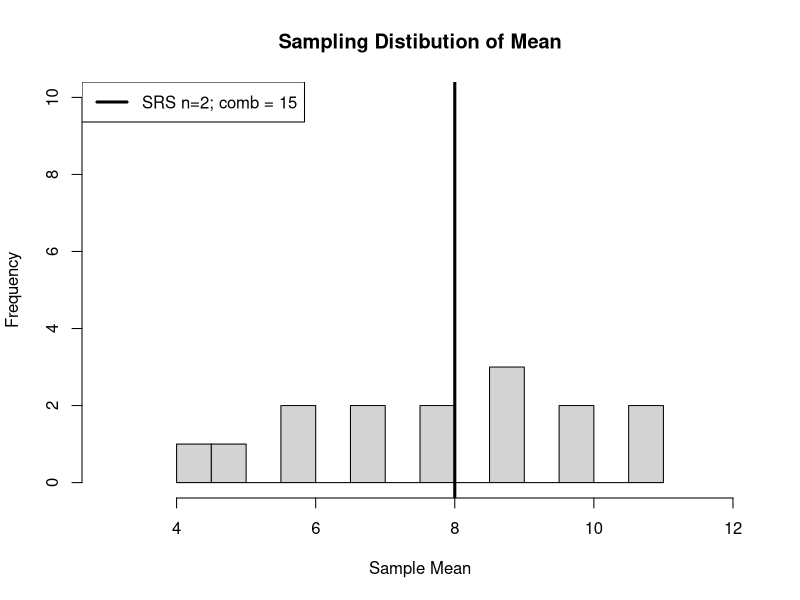
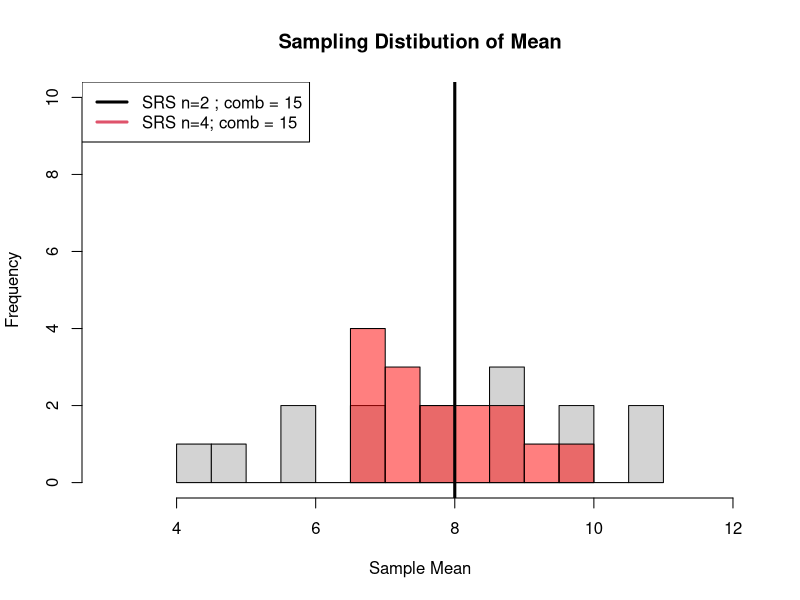
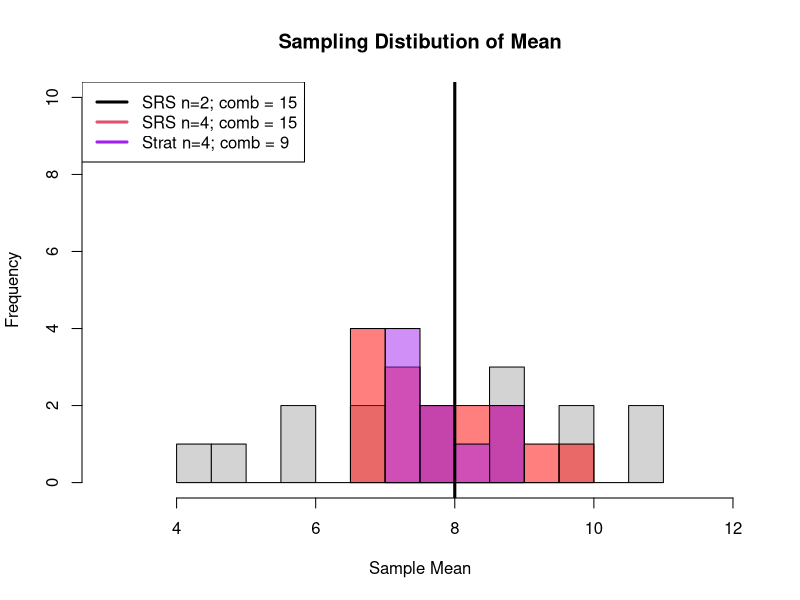
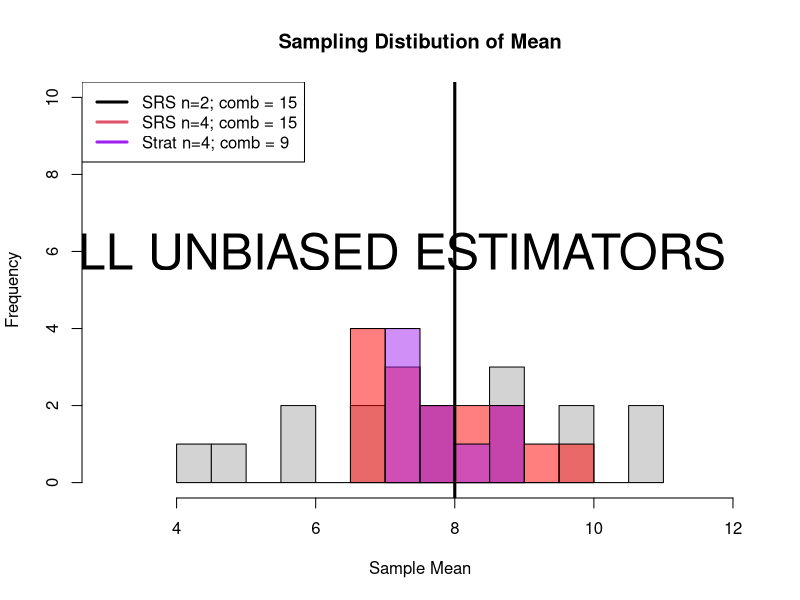

These figures' R source, in order:
## ----echo=FALSE,warning=FALSE,results='hide'------------------------------------------------------------------------------------------------
library(tidyverse)
library(kableExtra)
library(magrittr)
library(knitr)


## ----knitr, echo=FALSE,results='hide'-------------------------------------------------------------------------------------------------------
#knitr::purl(input="../FW552/Stratified.qmd",output="../FW552/Stratified.R")


## ----echo=FALSE-----------------------------------------------------------------------------------------------------------------------------
ponds = data.frame(matrix(nrow=6,ncol=2))
colnames(ponds)=c("Pond","egg.mass")

N = 6
Nh = 3
nh= 2
mu = 8

ponds$Pond=LETTERS[1:6]
ponds$egg.mass = c(2,6,8,10,10,12)
ponds$strata = c(1,1,1,2,2,2)

ponds %>% 
  kable(table.attr = 'data-quarto-disable-processing="true"') %>% 
  kableExtra::kable_styling(bootstrap_options = c("striped"), full_width = FALSE,font_size = 40)



## ----echo=TRUE------------------------------------------------------------------------------------------------------------------------------
choose(3,2)


## ----echo=TRUE------------------------------------------------------------------------------------------------------------------------------
choose(3,2)


## ----echo=TRUE------------------------------------------------------------------------------------------------------------------------------
choose(3,2)*choose(3,2)


## -------------------------------------------------------------------------------------------------------------------------------------------
letters.S1=t(utils::combn(LETTERS[c(1,2,3)],2))
letters.S2=t(utils::combn(LETTERS[c(4,5,6)],2))

num.S1=t(utils::combn(c(1,2,3),2))
num.S2=t(utils::combn(c(4,5,6),2))

first.strata = rbind(
                matrix(rep(letters.S1[1,],3),nrow=3,byrow = TRUE),
                matrix(rep(letters.S1[2,],3),nrow=3,byrow = TRUE),
                matrix(rep(letters.S1[3,],3),nrow=3,byrow = TRUE)
)

first.strata.num = rbind(
                matrix(rep(num.S1[1,],3),nrow=3,byrow = TRUE),
                matrix(rep(num.S1[2,],3),nrow=3,byrow = TRUE),
                matrix(rep(num.S1[3,],3),nrow=3,byrow = TRUE)
)


sec.strata=rbind(letters.S2,letters.S2,letters.S2)
sec.strata.num=rbind(num.S2,num.S2,num.S2)

comb.strats=data.frame(cbind(first.strata,sec.strata))
comb.strats.num=cbind(first.strata.num,sec.strata.num)

colnames(comb.strats)=c("S1.1","S1.2","S2.1","S2.2")           

strata.1.eggs=cbind(ponds$egg.mass[comb.strats.num[,1]],
                    ponds$egg.mass[comb.strats.num[,2]]
                    )
strata.2.eggs=cbind(ponds$egg.mass[comb.strats.num[,3]],
                    ponds$egg.mass[comb.strats.num[,4]]
                    )

strata.1.means = apply(strata.1.eggs,1,mean)
strata.2.means = apply(strata.2.eggs,1,mean)
strata.1.var = apply(strata.1.eggs,1,var)
strata.2.var = apply(strata.2.eggs,1,var)


comb.strats=data.frame(Sample = 1:9,
                       comb.strats,
                        Mean.S1 = strata.1.means,
                        Mean.S2 = strata.2.means,
                        Var.S1 = strata.1.var,
                        Var.S2 = strata.2.var
                       )


comb.strats %>% 
  kable(table.attr = 'data-quarto-disable-processing="true"',align = 'c') %>% 
  kableExtra::kable_styling(bootstrap_options = c("striped"), full_width = FALSE,font_size = 30, position = "center")



## -------------------------------------------------------------------------------------------------------------------------------------------

s2.h=cbind(strata.1.var,strata.2.var)
# calculate sampling variance

s2 = (Nh/N)^2 * ((Nh-nh)/(Nh)) * (s2.h/nh)
s2=apply(s2,1,sum)
comb.strats=comb.strats[,-1]

comb.strats$Var.mean = round(s2,digits=2)

comb.strats %>% 
  kable(table.attr = 'data-quarto-disable-processing="true"',align = 'c') %>% 
  kableExtra::kable_styling(bootstrap_options = c("striped"), full_width = FALSE,font_size = 30, position = "center")



## -------------------------------------------------------------------------------------------------------------------------------------------

# Stratified RS population-level mean
pop.mean.stratified = (strata.1.means*Nh)/N + (strata.2.means*Nh)/N


# Get sample mean distribution under n=2 and n=4 for SRS
ponds.numbers=utils::combn(1:6,2)
mean.SRS.n2 = apply(matrix(ponds$egg.mass[c(ponds.numbers)],ncol=2,byrow = TRUE),1,mean)

ponds.numbers=utils::combn(1:6,4)
mean.SRS.n4 = apply(matrix(ponds$egg.mass[c(ponds.numbers)],ncol=4,byrow = TRUE),1,mean)

hist(mean.SRS.n2,breaks=10,main="Sampling Distibution of Mean",freq=TRUE,ylim=c(0,10),xlim=c(3,12),xlab="Sample Mean")
abline(v=mu,lwd=3,col=1)
legend("topleft",lwd=3,col=c(1,2),legend=c("SRS n=2; comb = 15"))



## -------------------------------------------------------------------------------------------------------------------------------------------
hist(mean.SRS.n2,breaks=10,main="Sampling Distibution of Mean",freq=TRUE,ylim=c(0,10),xlim=c(3,12),xlab="Sample Mean")
hist(mean.SRS.n4,breaks=10,add=TRUE,
     col=grDevices::adjustcolor("red",alpha.f=0.5))
abline(v=mu,lwd=3,col=1)
legend("topleft",lwd=3,col=c(1,2),legend=c("SRS n=2 ; comb = 15", "SRS n=4; comb = 15"))


## -------------------------------------------------------------------------------------------------------------------------------------------
hist(mean.SRS.n2,breaks=10,main="Sampling Distibution of Mean",freq=TRUE,ylim=c(0,10),xlim=c(3,12),xlab="Sample Mean")
hist(mean.SRS.n4,breaks=10,add=TRUE,
     col=grDevices::adjustcolor("red",alpha.f=0.5))
hist(pop.mean.stratified,breaks=5,add=TRUE,
     col=grDevices::adjustcolor("purple",alpha.f=0.5))
abline(v=mu,lwd=3,col=1)
legend("topleft",lwd=3,col=c(1,2,"purple"),legend=c("SRS n=2; comb = 15", "SRS n=4; comb = 15","Strat n=4; comb = 9"))


## -------------------------------------------------------------------------------------------------------------------------------------------
hist(mean.SRS.n2,breaks=10,main="Sampling Distibution of Mean",freq=TRUE,ylim=c(0,10),xlim=c(3,12),xlab="Sample Mean")
hist(mean.SRS.n4,breaks=10,add=TRUE,
     col=grDevices::adjustcolor("red",alpha.f=0.5))
hist(pop.mean.stratified,breaks=5,add=TRUE,
     col=grDevices::adjustcolor("purple",alpha.f=0.5))
abline(v=mu,lwd=3,col=1)
legend("topleft",lwd=3,col=c(1,2,"purple"),legend=c("SRS n=2; comb = 15", "SRS n=4; comb = 15","Strat n=4; comb = 9"))

text(7,6,"ALL UNBIASED ESTIMATORS",cex=3,col=1)


## -------------------------------------------------------------------------------------------------------------------------------------------
ponds %>% 
  kable(table.attr = 'data-quarto-disable-processing="true"') %>% 
  kableExtra::kable_styling(bootstrap_options = c("striped"), full_width = FALSE,font_size = 40) %>% column_spec(3, background = c("purple", "purple", "purple", "lavender","lavender","lavender"))


## -------------------------------------------------------------------------------------------------------------------------------------------
letters.S1=t(utils::combn(LETTERS[c(1,2,3)],3))
letters.S2=t(utils::combn(LETTERS[c(4,5,6)],1))

num.S1=t(utils::combn(c(1,2,3),3))
num.S2=t(utils::combn(c(4,5,6),1))

first.strata = rbind(letters.S1,letters.S1,letters.S1)

first.strata.num = rbind(num.S1,num.S1,num.S1)


sec.strata=rbind(letters.S2)
sec.strata.num=rbind(num.S2)

comb.strats=data.frame(cbind(first.strata,sec.strata))
comb.strats.num=cbind(first.strata.num,sec.strata.num)

colnames(comb.strats)=c("S1.1","S1.2","S1.3","S2.1")           

strata.1.eggs=ponds$egg.mass[comb.strats.num[1,1:3]]
strata.1.mean=mean(strata.1.eggs)

#values and means are the same
strata.2.eggs=ponds$egg.mass[comb.strats.num[,4]]

#Get population mean
#3 = n_h for stratum sample size

pop.means=(rep(strata.1.mean,3)*3 + strata.2.eggs*3) * 1/N

#strata.1.var = rep(var(strata.1.eggs),3)
#strata.2.var = rep(0,3)

#strata.var = (3/6)^2 * ((3-3) / 3) *  (strata.1.var / 3) + (1/6)^2 * #((3-1) / 3)*  (strata.2.var / 1)

comb.strats2=data.frame(Sample = 1:3,
                        comb.strats,
                        Mean.S1 = rep(strata.1.mean,3),
                        Mean.S2 = strata.2.eggs,
                        pop.means=pop.means
                        
                       )


comb.strats2 %>% 
  kable(table.attr = 'data-quarto-disable-processing="true"',align = 'c') %>% 
  kableExtra::kable_styling(bootstrap_options = c("striped"), full_width = FALSE,font_size = 30, position = "center")



## -------------------------------------------------------------------------------------------------------------------------------------------
ponds %>% 
  kable(table.attr = 'data-quarto-disable-processing="true"') %>% 
  kableExtra::kable_styling(bootstrap_options = c("striped"), full_width = FALSE,font_size = 40) %>% column_spec(3, background = c("lavender", "lavender", "lavender", "purple","purple","purple"))


## -------------------------------------------------------------------------------------------------------------------------------------------
letters.S1=t(utils::combn(LETTERS[c(1,2,3)],1))
letters.S2=t(utils::combn(LETTERS[c(4,5,6)],3))

num.S1=t(utils::combn(c(1,2,3),1))
num.S2=t(utils::combn(c(4,5,6),3))

sec.strata = rbind(letters.S2,letters.S2,letters.S2)

sec.strata.num = rbind(num.S2,num.S2,num.S2)


first.strata=rbind(letters.S1)
first.strata.num=rbind(num.S1)

comb.strats=data.frame(cbind(first.strata,sec.strata))
comb.strats.num=cbind(first.strata.num,sec.strata.num)

colnames(comb.strats)=c("S1.1","S2.1","S2.2","S2.3")           

strata.2.eggs=ponds$egg.mass[comb.strats.num[1,2:4]]
strata.2.mean=mean(strata.2.eggs)


strata.1.eggs=ponds$egg.mass[comb.strats.num[,1]]

#Get population mean
#3 = n_h for stratum sample size

pop.means=(rep(strata.2.mean,3)*3 + strata.1.eggs*3) * 1/N

#strata.1.var = rep(var(strata.1.eggs),3)
#strata.2.var = rep(0,3)

#strata.var = (3/6)^2 * ((3-3) / 3) *  (strata.1.var / 3) + (1/6)^2 * #((3-1) / 3)*  (strata.2.var / 1)

comb.strats2=data.frame(Sample = 1:3,
                        comb.strats,
                        Mean.S1 = strata.1.eggs,
                        Mean.S2 = strata.2.mean,
                        pop.means=pop.means
                        
                       )


comb.strats2 %>% 
  kable(table.attr = 'data-quarto-disable-processing="true"',align = 'c') %>% 
  kableExtra::kable_styling(bootstrap_options = c("striped"), full_width = FALSE,font_size = 30, position = "center")


## ----echo=FALSE-----------------------------------------------------------------------------------------------------------------------------
one.sample=c(strata.1.eggs[1],strata.2.eggs)
two.sample=c(strata.1.eggs[2],strata.2.eggs)
three.sample=c(strata.1.eggs[3],strata.2.eggs)

#mean(one.sample)
#mean(two.sample)
#mean(three.sample)

biased.estimator=data.frame(S1 = one.sample,
                            S2 = two.sample,
                            S3 = three.sample
                            )
biased.estimator %>% 
  kable(table.attr = 'data-quarto-disable-processing="true"',align = 'c') %>% 
  kableExtra::kable_styling(bootstrap_options = c("striped"), full_width = FALSE,font_size = 30, position = "center")



## -------------------------------------------------------------------------------------------------------------------------------------------
ponds %>% 
  kable(table.attr = 'data-quarto-disable-processing="true"') %>% 
  kableExtra::kable_styling(bootstrap_options = c("striped"), full_width = FALSE,font_size = 40) %>% column_spec(3, background = c("lavender", "lavender", "lavender", "purple","purple","purple"))


## -------------------------------------------------------------------------------------------------------------------------------------------
biased.estimator=data.frame(Strata = c(1,2,2,2),
                            S1 = one.sample,
                            S2 = two.sample,
                            S3 = three.sample,
                            Weight = c(1,1/3,1/3,1/3)
                            )
biased.estimator %>% 
  kable(table.attr = 'data-quarto-disable-processing="true"',align = 'c') %>% 
  kableExtra::kable_styling(bootstrap_options = c("striped"), full_width = FALSE,font_size = 30, position = "center")
